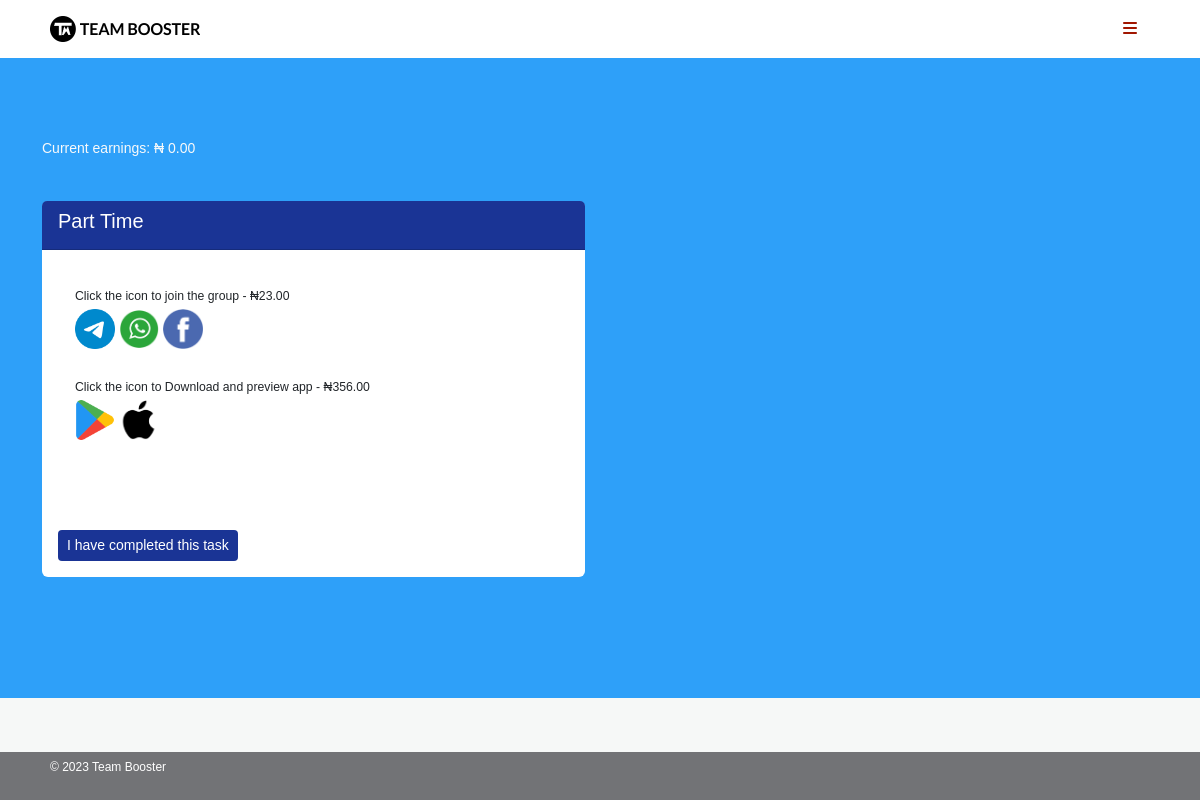
The app's page /front/account/tasks?brandID=rKyRk0dWzM (signed in) with its own data.
### tables this page shows
CREATE TABLE `brand` (
  `id` int(11) NOT NULL,
  `name` varchar(255) NOT NULL,
  `brand_id` varchar(255) NOT NULL,
  `logo` varchar(255) DEFAULT 'default.png',
  `brand_type` varchar(255) NOT NULL,
  `schedule` varchar(255) NOT NULL,
  `status` int(11) DEFAULT 0,
  `date_added` varchar(255) NOT NULL
);

CREATE TABLE `groups` (
  `id` int(11) NOT NULL,
  `brand_id` varchar(255) NOT NULL,
  `whatsapp` varchar(255) DEFAULT NULL,
  `facebook` varchar(255) DEFAULT NULL,
  `telegram` varchar(255) DEFAULT NULL,
  `price` double DEFAULT NULL
);

CREATE TABLE `downloads` (
  `id` int(11) NOT NULL,
  `brand_id` varchar(255) NOT NULL,
  `playstore` varchar(255) DEFAULT NULL,
  `appstore` varchar(255) DEFAULT NULL,
  `price` double DEFAULT NULL
);

### front/account/includes/classes/Sanitizer.php (called while the page is built, shortened)
<?php
	class Sanitizer{
		public static function sanitizeInput($data){
			$data = trim($data);
			$data = stripslashes($data);
			$data = htmlspecialchars($data);
			return $data;
		}
	}
 ?>

### front/account/includes/classes/Brand.php (called while the page is built, shortened)
<?php
	class Brand
	{
		function __construct($kon, $bid='')
		{
			$this->kon = $kon;
			$this->bid = $bid;
			$stmt = $this->kon->prepare("SELECT * FROM brand WHERE brand_id = :bid ");
			$stmt->bindParam(":bid", $this->bid);
			$stmt->execute();
			$this->data = $stmt->fetch(PDO::FETCH_ASSOC);
		}
        function name(){ return $this->data['name']; }
	}
?>

### front/account/includes/classes/Group.php (called while the page is built, shortened)
<?php
	class Group
	{
		function __construct($kon, $bid)
		{
			$this->kon = $kon;
			$this->bid = $bid;
			$stmt = $this->kon->prepare("SELECT * FROM groups WHERE brand_id = :bid ");
			$stmt->bindParam(":bid", $this->bid);
			$stmt->execute();
			$this->data = $stmt->fetch(PDO::FETCH_ASSOC);
		}
		function whatsapp(){ return $this->data['whatsapp']; }
        function facebook(){ return $this->data['facebook']; }
        function telegram(){ return $this->data['telegram']; }
        function price(){ return $this->data['price']; }
	}
?>

### front/account/includes/classes/App.php (called while the page is built, shortened)
<?php
	class App
	{
		function __construct($kon, $bid)
		{
			$this->kon = $kon;
			$this->bid = $bid;
			$stmt = $this->kon->prepare("SELECT * FROM downloads WHERE brand_id = :bid ");
			$stmt->bindParam(":bid", $this->bid);
			$stmt->execute();
			$this->data = $stmt->fetch(PDO::FETCH_ASSOC);
		}
		function playstore(){ return $this->data['playstore']; }
        function appstore(){ return $this->data['appstore']; }
        function price(){ return $this->data['price']; }
	}
?>

### front/account/tasks.php (the view, shortened to what this page needs)
<?php
require_once("includes/init.php");
if (isset($_GET['brandID'])) {
    $brandID = Sanitizer::sanitizeInput($_GET['brandID']);
}
$group = new Group($kon, $brandID);
$app = new App($kon, $brandID);
$brand = new Brand($kon, $brandID);
?>
<!DOCTYPE html>
<html lang="en">
<head>
    <link rel="stylesheet" href="./assets/css/all.min.css">
    <link rel="stylesheet" href="./assets/css/bootstrap.min.css">
    <link rel="stylesheet" href="./assets/css/styles.css">
</head>
<body class="main-body">
    <header>
        <div class="header">
            <div class="logo"><a href="dashboard.php"><img src="./assets/img/logo.png" alt="logo" width="150"></a></div>
            <div class="hamburger">
                <button class="btn menu-btn">
                    <i class="fa-solid fa-bars"></i>
                </button>
            </div>
        </div>
    </header>
    <section class="main-content">
        <div class="container">
            <div class="user-profile pb-4">
                <?php require_once("includes/components/widget.php"); ?>
            </div>
            <div class="engage">
                <div class="card">
                    <div class="card-header">
                        <h5><?= ucwords($brand->name()) ?></h5>
                    </div>
                    <div class="card-body">
                        <div class="alert" role="alert">
                            <?php if($group->facebook() != '' || $group->telegram() != '' || $group->whatsapp() != ''){ ?>
                            <div class="task-icons">
                                <small>Click the icon to join the group - &#8358;<?= number_format($group->price(),2) ?></small>
                                <div class="audiomack-icon task-icons">
                                    <?php if($group->telegram() != ''){?>
                                    <a href="<?= $group->telegram() ?>" target="_blank">
                                        <img src="./assets/img/icons/telegram.png" alt="icons" width="40">
                                    </a>
                                    <?php } ?>
                                    <?php if($group->whatsapp() != ''){?>
                                    <a href="<?= $group->whatsapp() ?>" target="_blank">
                                        <img src="./assets/img/icons/whatsapp.png" alt="icons" width="40">
                                    </a>
                                    <?php } ?>
                                    <?php if($group->facebook() != ''){?>
                                    <a href="<?= $group->facebook() ?>" target="_blank">
                                        <img src="./assets/img/icons/facebook.png" alt="icons" width="40">
                                    </a>
                                    <?php } ?>
                                </div>
                            </div>
                            <br>
                            <?php } ?>
                            <?php if($app->playstore() != '' || $app->appstore() != ''){ ?>
                            <div class="task-icons">
                                <small>Click the icon to Download and preview app - &#8358;<?= number_format($app->price(),2) ?></small>
                                <div class="audiomack-icon task-icons">
                                    <?php if($app->playstore() != ''){?>
                                    <a href="<?= $app->playstore() ?>" target="_blank">
                                        <img src="./assets/img/icons/playstore.png" alt="icons" width="40">
                                    </a>
                                    <?php } ?>
                                    <?php if($app->appstore() != ''){?>
                                    <a href="<?= $app->appstore() ?>" target="_blank">
                                        <img src="./assets/img/icons/appstore.png" alt="icons" width="40">
                                    </a>
                                    <?php } ?>
                                </div>
                            </div>
                            <br>
                            <?php } ?>
                        </div>
                    </div>
                    <div class="p-3">
                        <a onclick="return confirm('Are you sure you completed this tasks?')" href="tasks?brandID=<?= $brandID ?>&comp" class="btn btn-sm btn-my">I have completed this task</a>
                    </div>
                  </div>
            </div>
        </div>
    </section>
    <footer>
        <div class="footer">
          <p>  &copy; <span class="fyear"></span> Team Booster</p>
        </div>
    </footer>
</body>
</html>

### front/account/assets/css/styles.css (style rules this page uses)
.engage { display: grid; grid-template-columns: 1fr 1fr; gap: 30px; }

### front/account/assets/css/global.css (style rules this page uses)
:root { --pcolor: #00AD56; --scolor: #cefde6; }
* { padding: 0; margin: 0; box-sizing: border-box; }
body { color: #666666; font-size: 14px; line-height: 1.80857; font-weight: normal; overflow-x: hidden; font-family: 'Poppins', sans-serif; }
a { color: inherit; text-decoration: none; }

### front/account/assets/css/components/main.css (style rules this page uses)
.main-body { font-size: 14px; min-height: 100vh; position: relative; background-color: #F6F8F7; }
header { background-color: #fff; display: flex; align-items: center; padding: 10px 50px; }
.header { display: flex; justify-content: space-between; align-items: center; width: 100%; }
.menu-btn i { color: #a11601; }
.main-content { min-height: 80vh; padding: 70px 0; background-color: #2ea0f9; }
.footer { display: flex; align-items: center; padding: 5px 50px; background-color: #727376; color: #fff; font-size: 12px; position: absolute; bottom: 0; left: 0; width: 100%; }
.card { border: none !important; }
.card-header, .btn-my { background-color: #1a3495 !important; color: #fff; }

### records on screen
brand: name "Part Time"
groups: price "23.00"
downloads: price "356.00"

### other values on screen
$user->totalUnpaid($uid) "0.00"
